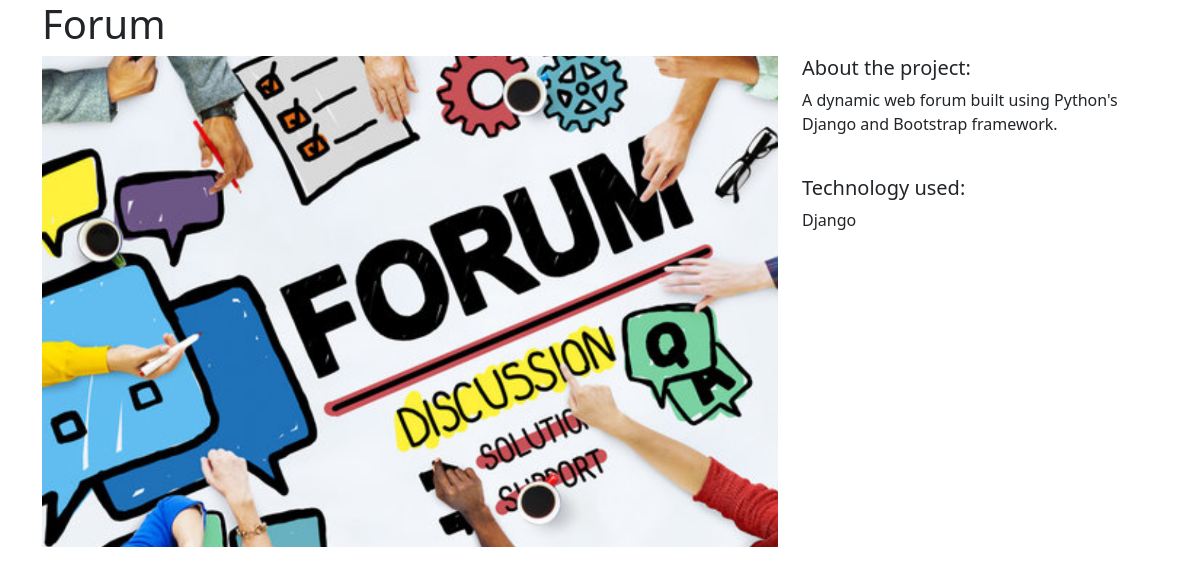
Page /4/ on the committed database.
### projects/models.py (models this page shows)
class Project(models.Model):
    title = models.CharField(max_length=100)
    description = models.TextField()
    technology = models.CharField(max_length=20)
    image = models.FileField(upload_to="project_images/", blank=True)

### projects/views.py (the view)
# urls.py: path('<int:pk>/', views.project_detail, name='project_detail'),
def project_detail(request, pk):
    project = Project.objects.get(pk=pk)
    context = {
        "project": project
    }
    return render(request, "projects/project_detail.html", context)

### projects/templates/projects/project_detail.html
{% extends "base.html" %}
{% block page_content %}
<h1>{{ project.title }}</h1>
<div class="row">
    <div class="col-md-8">
        {% if project.image %}
            <img src="{{ project.image.url }}" width="100%">
        {% endif %}
    </div>
    <div class="col-md-4">
        <h5>About the project:</h5>
        <p>{{ project.description }}</p>
        <br>
        <h5>Technology used:</h5>
        <p>{{ project.technology }}</p>
    </div>
</div>
{% endblock page_content %}

### rows in the picture
Project: image (picture), description "A dynamic web forum built using Python's Django and Bootstrap framework.", technology "Django"
